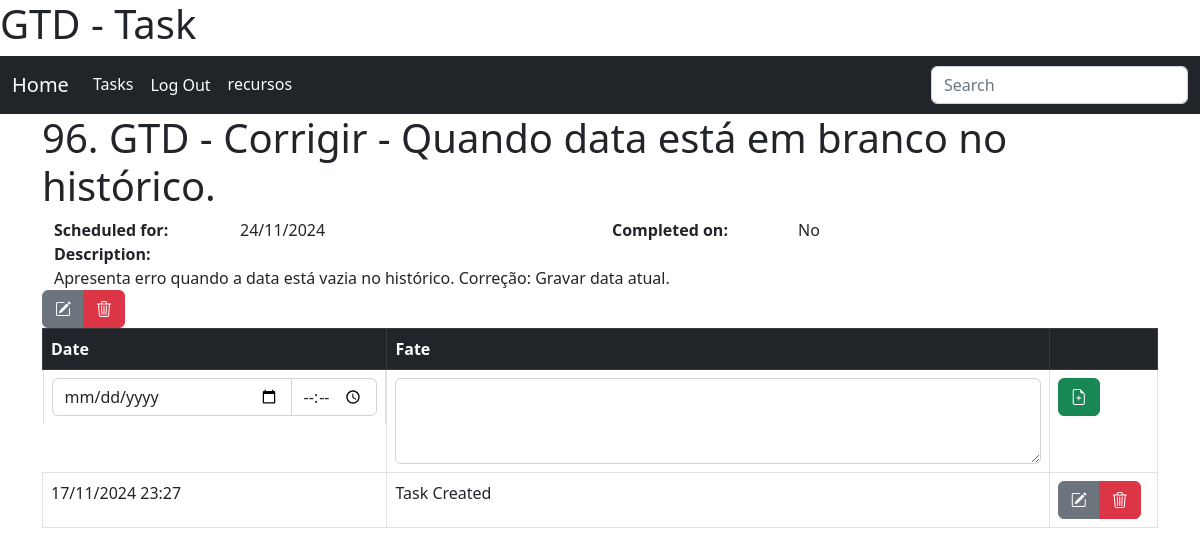
The app's page /tasks/task/96/ (signed in), older data.
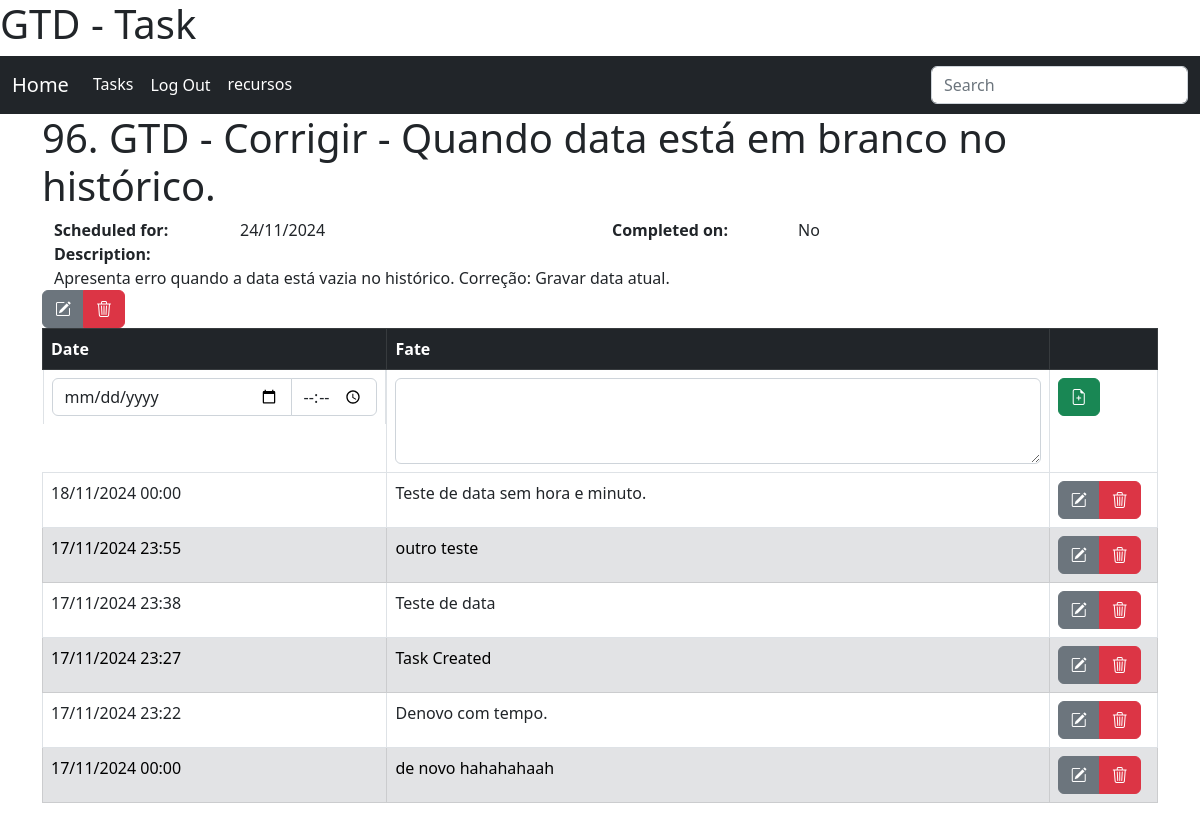
The same page, newer data.
### tasks/models.py (models this page shows, shortened)
class TaskControl(models.Model):
    TYPE_CHOICES = {
        'HS':'History',
        'SC':'Schedule',
    }
    task        = models.ForeignKey(Task, on_delete=models.CASCADE)
    type        = models.CharField('Type', max_length=2, choices=TYPE_CHOICES, default='HS')
    dt          = models.DateTimeField('Date', default=now())
    description = models.TextField("description")
    created = models.DateTimeField('Created', auto_now_add=True, null=True)
    modified = models.DateTimeField('Modified', auto_now=True, null=True)
    class Meta:
        verbose_name = 'Task_Control'
        verbose_name_plural = 'Task_Controls'
        ordering = ['task','-dt']

### tasks/views.py (the view)
# urls.py: path('task/<int:pk>/', TaskDetailView.as_view(), name='task'),
class TaskDetailView(LoginRequiredMixin, DetailView):
    template_name = "tasks/task.html"
    model = Task

### tasks/models.py (called while the page is built)
    def getHistory(self):
        return self.taskcontrol_set.filter(type='HS').order_by('-dt')

### tasks/templates/tasks/task.html (shortened to what this page needs)
{% extends 'core.html' %}
{% load static %}
{% block content %}
    <header><h1>{{object.pk}}. {{object.title}}</h1></header>
    <article class="container">
        <div class="row">
            <div class="col-2"><b>Scheduled for:</b></div>
            <div class="col-4">{{object.dt_scheduled|date:'d/m/Y'}}</div>
            <div class="col-2"><b>Completed on:</b></div>
            <div class="col-4">{{object.dt_completed|date:'d/m/Y'|default:'No'}}</div>
        </div>
        <div class="row">
            <div class="col-12"><b>Description:</b></div>
        </div>
        <div class="row">
            <div class="col-12">{{object.description|default:''}}</div>
        </div>
    </article>
    <aside>
        <div class="btn-group end" role="group">
            <a type="button" class="btn btn-secondary" href="{% url 'tasks:update_task' object.pk %}?next={{ request.path|urlencode }}"><i class="bi bi-pencil-square"></i></a>
            <a type="button" class="btn btn-danger" href="{% url 'tasks:delete_task' object.pk %}"><i class="bi bi-trash3"></i></a>
        </div>
    </aside>
    <section>
        {% include 'tasks/history_list.html' %}
    </section>
{%endblock%}

### tasks/templates/tasks/history_list.html (shortened to what this page needs)
<div id="histories" class="table-responsive">
    <table class="table table-hover table-bordered">
        <thead class="table-dark">
        <tr>
            <th scope="col" class="th-sm">Date</th>
            <th scope="col" class="th-lg">Fate</th>
            <th scope="col" class="th-sm"></th>
        </tr>
        </thead>
        <tbody>
        <tr>
            <form action="{% url 'tasks:new_task_history' object.pk %}" method="post">
                <td class="input-group"><input type="date" name="dt" id="id_dt" class="form-control" style="width:55%;"><input type="time" name="time" id="id_time" class="form-control"></td>
                <td><textarea name="description" id="id_description" class="form-control" cols="60" rows="3"></textarea></td>
                <td>
                    <button type="submit" class="btn btn-success"><i class="bi bi-file-earmark-plus"></i></button>
                </td>
            </form>
        </tr>
        {% for item in object.getHistory %}
            <tr {% cycle "" "class='table-secondary'" %}>
                <td>
                    {{item.dt|date:'d/m/Y H:i'}}
                </td>
                <td>
                    {{item.description}}
                </td>
                <td>
                    <div class="btn-group end" role="group">
                        <a type="button" class="btn btn-secondary" href="?next={{ request.path|urlencode }}"><i class="bi bi-pencil-square"></i></a>
                        <button type="button" class="btn btn-danger"
                               hx-delete=""
                               hx-confirm="Are you sure you wish to delete this task?"
                               hx-target="#tasks"
                        ><i class="bi bi-trash3"></i></button>
                    </div>
                </td>
            </tr>
        {% endfor %}
        </tbody>
    </table>
</div>

Row changes from the older to the newer data that the page shows:
added TaskControl: dt "18/11/2024 00:00", description "Teste de data sem hora e minuto."
added TaskControl: dt "17/11/2024 23:55", description "outro teste"
added TaskControl: dt "17/11/2024 23:38", description "Teste de data"
added TaskControl: dt "17/11/2024 23:22", description "Denovo com tempo."
added TaskControl: dt "17/11/2024 00:00", description "de novo hahahahaah"
